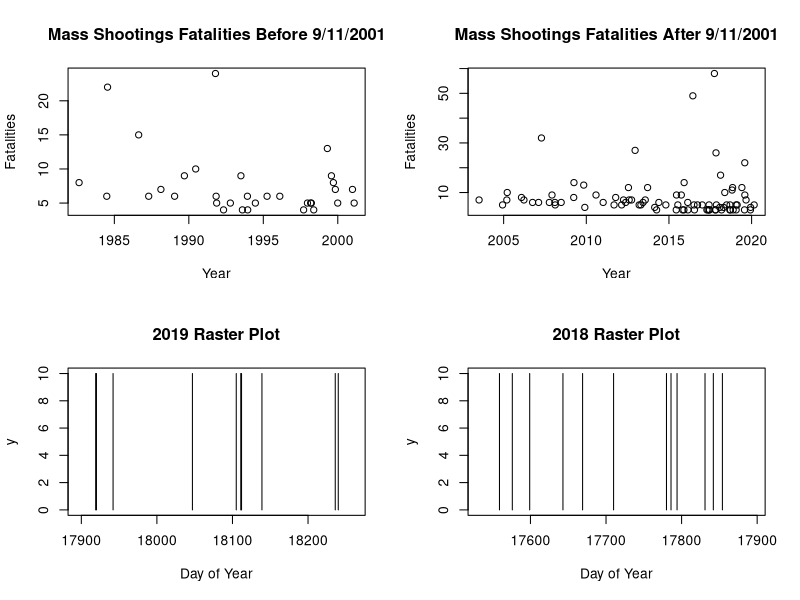
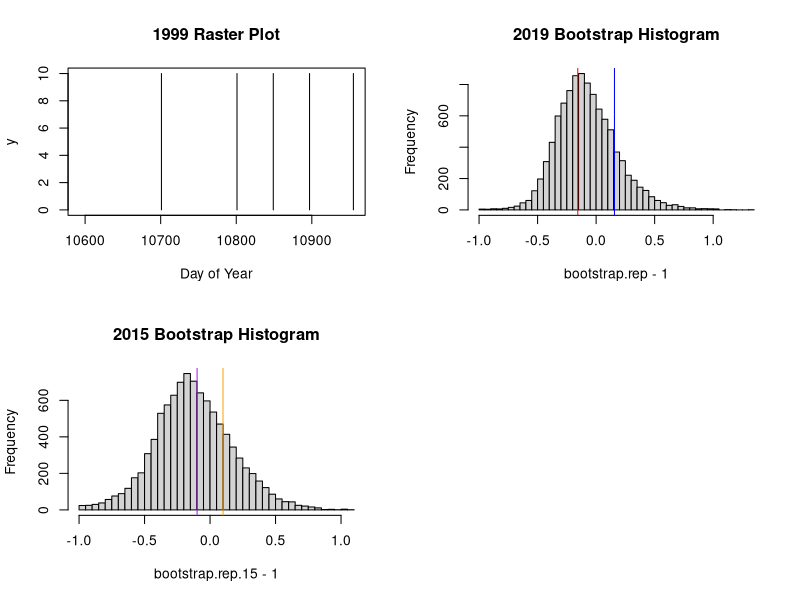
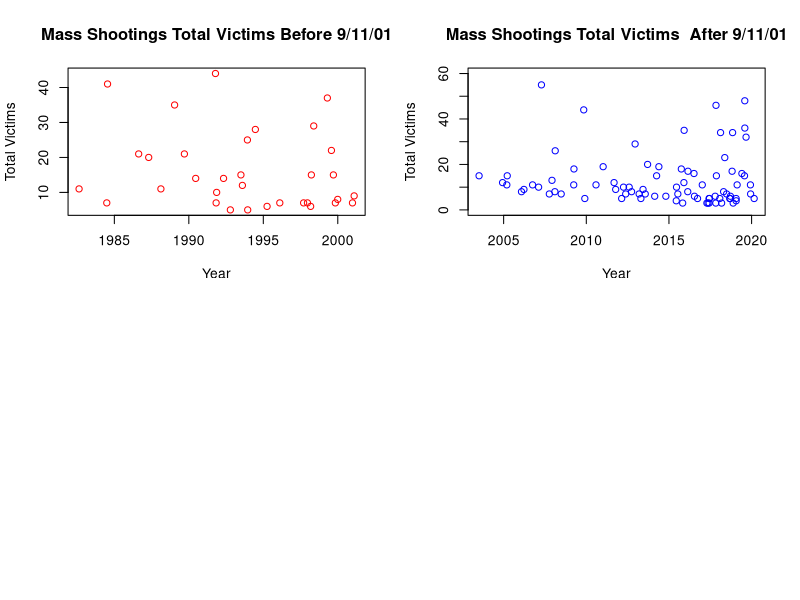
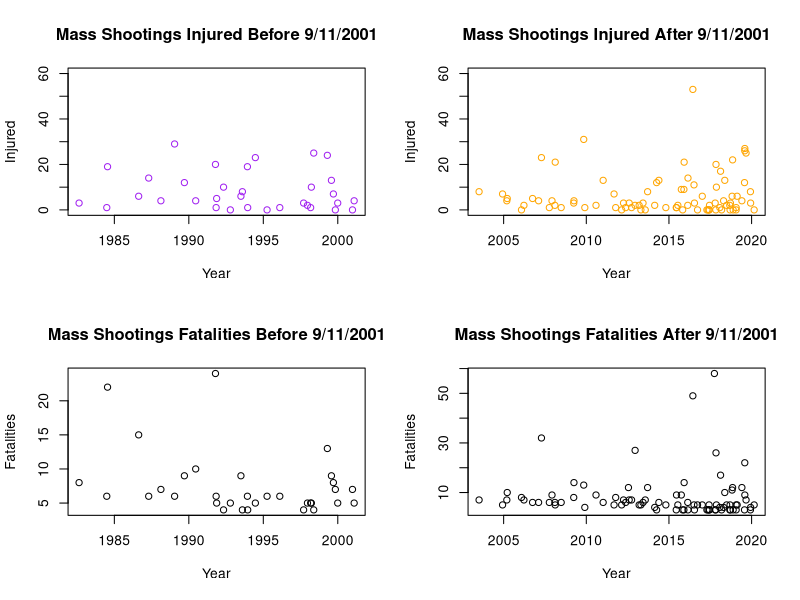
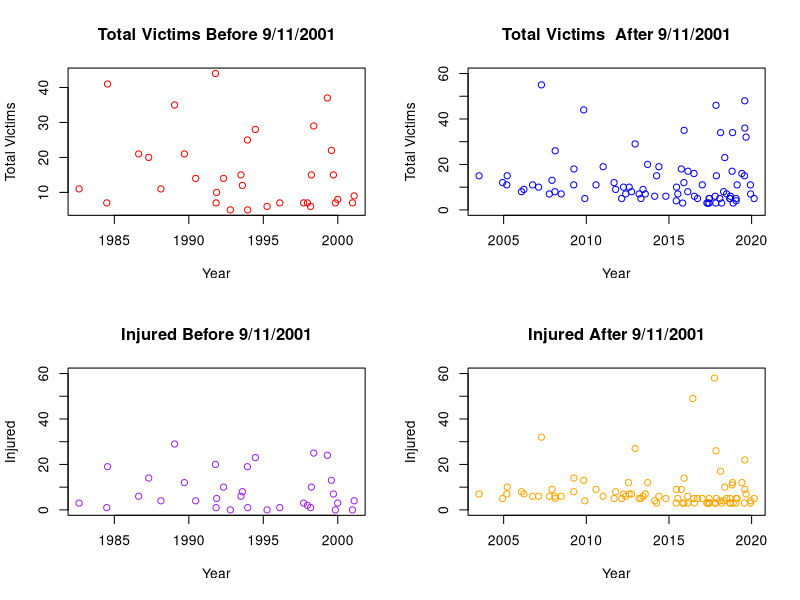

Reproduce these figures in R, in order.
## ---- chunk 1
shootings.dataset<-read.csv("data.csv") #importing the dataset 
shootings.dataset
## ---- chunk 2
# install.packages('dplyr') # this package contains the mutate function which we used below 

library(dplyr)

shootings.dataset <- mutate(shootings.dataset, date= as.Date(date, format = "%m/%d/%Y"))
shootings.dataset$date # converting the dates in the data set to actual dates in R
## ---- chunk 3
a <- shootings.dataset[86:118, 3]

b <- shootings.dataset[86:118, 5]

x <- shootings.dataset[1:85, 3]

y <- shootings.dataset[1:85, 5]


par(mfrow=c(2,2))
plot(a, b, main = "Mass Shootings Fatalities Before 9/11/2001",xlab = "Year", ylab = "Fatalities")
plot(x, y,main = "Mass Shootings Fatalities After 9/11/2001", xlab = "Year", ylab = "Fatalities")
## ---- chunk 4
from.date <- as.Date('2019-01-01', format = "%Y-%m-%d")
to.date <- as.Date('2019-12-31', format = "%Y-%m-%d")

plot(NA, xlim=c(from.date, to.date), main="2019 Raster Plot", ylim=c(0,10), xlab="Day of Year", ylab="y")

segments(shootings.dataset$date, 0, y1=10)
## ---- chunk 5
from.date.2 <- as.Date('2018-01-01', format = "%Y-%m-%d")
to.date.2 <- as.Date('2018-12-31', format = "%Y-%m-%d")

plot(NA, xlim=c(from.date.2, to.date.2), ylim=c(0,10), main="2018 Raster Plot",xlab="Day of Year", ylab="y")

segments(shootings.dataset$date, 0, y1=10)
## ---- chunk 6
from.date.1 <- as.Date('1999-01-01', format = "%Y-%m-%d")
to.date.1 <- as.Date('1999-12-31', format = "%Y-%m-%d")

plot(NA, xlim=c(from.date.1, to.date.1), ylim=c(0,10), main="1999 Raster Plot",xlab="Day of Year", ylab="y")

segments(shootings.dataset$date, 0, y1=10)
## ---- chunk 7
tau.2019 <- as.numeric(-diff(shootings.dataset$date[2:11])) #Calculating the time between two successive mass shootings in the year 2019

tau.sd<- sd(tau.2019) 
tau.mean <- mean(tau.2019)

coef.variation <- tau.sd/tau.mean # Calculating the coefficient of variation for 2019

coef.variation-1
## ---- chunk 8
#' Simulates the bootstrap coefficient variation from a case where the shootings are happening at random for a given year
#'
#' @param days number of days in a year 
#' @param shootings number of shooting that given year 
#'
#' @return coefficient variation for that year 


bootstrap.coef.var <- function(days, shootings){
  
  boot.coef <- rbinom(days, 1, shootings/days)

  if((length(which(boot.coef == 1)) == 0) || (length(which(boot.coef == 1)) == 1) || (length(which(boot.coef == 1)) == 2)){
    return(NA)
  } else {
    
  tau.boot <- diff(which(boot.coef == 1))-1

  tau.boot.sd <- sd(tau.boot)
  tau.boot.mean <- mean(tau.boot)
  tau.boot.variation <- (tau.boot.sd/tau.boot.mean)
  
  return(tau.boot.variation)
  }
}

bootstrap.rep <- replicate(10000, bootstrap.coef.var(365, 10)) # 2019 results 
## ---- chunk 9
hist(bootstrap.rep-1, breaks="FD", main ="2019 Bootstrap Histogram")
abline(v=coef.variation-1, col="blue")
abline(v=-coef.variation+1, col="red")
## ---- chunk 10
#' computes the P-value for a given year
#'
#' @param days number of days in a year 
#' @param shootings number of shooting that given year 
#' @param coef.variation the coefficient variation for that given year 
#'
#' @return the p-value 


bootstrap.pval<-function(days,shootings,coef.variation){
  
  bootstrap.rep<-replicate(10000, bootstrap.coef.var(days,shootings))
  
  right.tail <- bootstrap.rep-1 >= abs(coef.variation-1) # true=values to the right of the hist 
  left.tail <- bootstrap.rep-1 <= -abs(coef.variation-1) # true=values to the left of the hist 
  right.tail | left.tail # TRUE where they're in the right tail OR left tail
  
  pval<-(sum(right.tail | left.tail, na.rm=TRUE))/sum(!is.na(bootstrap.rep)) #p value 

  return(pval)
}

bootstrap.pval(365,10,coef.variation=coef.variation) # 2019 results 
## ---- chunk 11
tau.2015 <- as.numeric(-diff(shootings.dataset$date[41:47])) #Calculating the time between two successive mass shootings in the year 2015

tau.sd<- sd(tau.2015) 
tau.mean <- mean(tau.2015)

coef.variation.2015 <- tau.sd/tau.mean # Calculating the coefficient of variation for 2015

## ---- chunk 12
bootstrap.rep.15 <- replicate(10000, bootstrap.coef.var(365, 7)) # 2015 results 
## ---- chunk 13
hist(bootstrap.rep.15-1, breaks="FD", main ="2015 Bootstrap Histogram")
abline(v=coef.variation.2015-1, col="purple")
abline(v=-coef.variation.2015+1, col="orange")
## ---- chunk 14
bootstrap.pval(365,7,coef.variation=coef.variation.2015)
## ---- chunk 15
a <- shootings.dataset[86:118, 3] 

d <- shootings.dataset[86:118, 7]

x <- shootings.dataset[1:85, 3]

w <- shootings.dataset[1:85, 7]

par(mfrow=c(2,2))


plot(a, d, main = "Mass Shootings Total Victims Before 9/11/01",xlab = "Year", ylab = "Total Victims", col="red")
plot(x, w, main = "Mass Shootings Total Victims  After 9/11/01", xlab = "Year", ylab = "Total Victims", ylim = c(0, 60), col="blue")
## ---- chunk 16
a<- shootings.dataset[86:118, 3] 

c<- shootings.dataset[86:118, 6]

x <- shootings.dataset[1:85, 3]

m<- shootings.dataset[1:85, 6]

par(mfrow=c(2,2))

plot(a, c, main = "Mass Shootings Injured Before 9/11/2001",xlab = "Year", ylab = "Injured", ylim = c(0, 60), col="purple")
plot(x, m, main = "Mass Shootings Injured After 9/11/2001", xlab = "Year", ylab = "Injured",ylim = c(0, 60), col="orange")

plot(a, b, main = "Mass Shootings Fatalities Before 9/11/2001",xlab = "Year", ylab = "Fatalities")
plot(x, y,main = "Mass Shootings Fatalities After 9/11/2001", xlab = "Year", ylab = "Fatalities")

## ---- chunk 17
par(mfrow=c(2,2))

plot(a, d, main = "Total Victims Before 9/11/2001",xlab = "Year", ylab = "Total Victims", col="red")
plot(x, w, main = "Total Victims  After 9/11/2001", xlab = "Year", ylab = "Total Victims", ylim = c(0, 60), col="blue")
plot(a, c, main = "Injured Before 9/11/2001",xlab = "Year", ylab = "Injured", ylim = c(0, 60), col="purple") 
plot(x, y, main = "Injured After 9/11/2001", xlab = "Year", ylab = "Injured",ylim = c(0, 60), col="orange")
